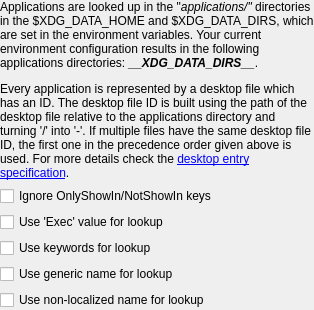
<?xml version="1.0" encoding="UTF-8"?>
<ui version="4.0">
 <class>ConfigWidget</class>
 <widget class="QWidget" name="ConfigWidget">
  <layout class="QVBoxLayout" name="verticallayout_2">
   <property name="leftMargin">
    <number>0</number>
   </property>
   <property name="topMargin">
    <number>0</number>
   </property>
   <property name="rightMargin">
    <number>0</number>
   </property>
   <property name="bottomMargin">
    <number>0</number>
   </property>
   <item>
    <layout class="QHBoxLayout" name="horizontalLayout">
     <item>
      <widget class="QLabel" name="label">
       <property name="text">
        <string>&lt;!DOCTYPE HTML PUBLIC &quot;-//W3C//DTD HTML 4.0//EN&quot; &quot;http://www.w3.org/TR/REC-html40/strict.dtd&quot;&gt;
&lt;html&gt;
&lt;head&gt;
&lt;/head&gt;
&lt;body&gt;
&lt;p&gt;Applications are looked up in the &amp;quot;&lt;span style=&quot; font-style:italic;&quot;&gt;applications/&amp;quot;&lt;/span&gt; directories in the $XDG_DATA_HOME and $XDG_DATA_DIRS, which are set in the environment variables. Your current environment configuration results in the following applications directories: &lt;span style=&quot; font-weight:600; font-style:italic;&quot;&gt;__XDG_DATA_DIRS__&lt;/span&gt;. &lt;/p&gt;
&lt;p&gt;Every application is represented by a desktop file which has an ID. The desktop file ID is built using the path of the desktop file relative to the applications directory and turning '/' into '-'. If multiple files have the same desktop file ID, the first one in the precedence order given above is used. For more details check the &lt;a href=&quot;https://specifications.freedesktop.org/desktop-entry-spec/latest/&quot;&gt;desktop entry specification&lt;/a&gt;.&lt;/p&gt;&lt;/body&gt;&lt;/html&gt;</string>
       </property>
       <property name="wordWrap">
        <bool>true</bool>
       </property>
       <property name="openExternalLinks">
        <bool>true</bool>
       </property>
      </widget>
     </item>
    </layout>
   </item>
   <item>
    <layout class="QHBoxLayout" name="horizontalLayout_3">
     <item>
      <layout class="QVBoxLayout" name="verticalLayout">
       <item>
        <widget class="QCheckBox" name="checkBox_ignoreShowInKeys">
         <property name="text">
          <string>Ignore OnlyShowIn/NotShowIn keys</string>
         </property>
        </widget>
       </item>
       <item>
        <widget class="QCheckBox" name="checkBox_useExec">
         <property name="text">
          <string>Use 'Exec' value for lookup</string>
         </property>
        </widget>
       </item>
       <item>
        <widget class="QCheckBox" name="checkBox_useKeywords">
         <property name="text">
          <string>Use keywords for lookup</string>
         </property>
        </widget>
       </item>
       <item>
        <widget class="QCheckBox" name="checkBox_useGenericName">
         <property name="text">
          <string>Use generic name for lookup</string>
         </property>
        </widget>
       </item>
       <item>
        <widget class="QCheckBox" name="checkBox_useNonLocalizedName">
         <property name="text">
          <string>Use non-localized name for lookup</string>
         </property>
        </widget>
       </item>
      </layout>
     </item>
     <item>
      <spacer name="horizontalSpacer">
       <property name="orientation">
        <enum>Qt::Horizontal</enum>
       </property>
       <property name="sizeHint" stdset="0">
        <size>
         <width>0</width>
         <height>0</height>
        </size>
       </property>
      </spacer>
     </item>
    </layout>
   </item>
   <item>
    <spacer name="verticalSpacer_3">
     <property name="orientation">
      <enum>Qt::Vertical</enum>
     </property>
     <property name="sizeHint" stdset="0">
      <size>
       <width>0</width>
       <height>0</height>
      </size>
     </property>
    </spacer>
   </item>
  </layout>
 </widget>
 <resources/>
 <connections/>
</ui>
